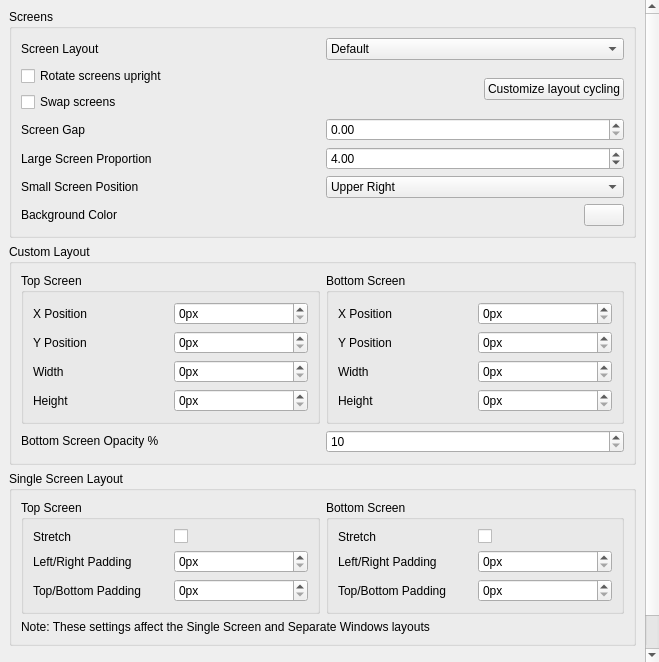
<?xml version="1.0" encoding="UTF-8"?>
<ui version="4.0">
 <class>ConfigureLayout</class>
 <widget class="QWidget" name="ConfigureLayout">
  <property name="geometry">
   <rect>
    <x>0</x>
    <y>0</y>
    <width>659</width>
    <height>662</height>
   </rect>
  </property>
  <property name="minimumSize">
   <size>
    <width>0</width>
    <height>0</height>
   </size>
  </property>
  <layout class="QHBoxLayout" name="horizontalLayout">
   <property name="spacing">
    <number>0</number>
   </property>
   <property name="leftMargin">
    <number>0</number>
   </property>
   <property name="topMargin">
    <number>0</number>
   </property>
   <property name="rightMargin">
    <number>0</number>
   </property>
   <property name="bottomMargin">
    <number>0</number>
   </property>
   <item>
    <widget class="QScrollArea" name="scrollArea">
     <property name="frameShape">
      <enum>QFrame::NoFrame</enum>
     </property>
     <property name="lineWidth">
      <number>1</number>
     </property>
     <property name="widgetResizable">
      <bool>true</bool>
     </property>
     <widget class="QWidget" name="scrollAreaWidgetContents">
      <property name="geometry">
       <rect>
        <x>0</x>
        <y>0</y>
        <width>646</width>
        <height>824</height>
       </rect>
      </property>
      <layout class="QVBoxLayout" name="verticalLayout">
       <item>
        <widget class="QGroupBox" name="layout_group">
         <property name="enabled">
          <bool>true</bool>
         </property>
         <property name="title">
          <string>Screens</string>
         </property>
         <layout class="QVBoxLayout" name="verticalLayout_3">
          <item>
           <widget class="QWidget" name="widget_layout" native="true">
            <layout class="QHBoxLayout" name="screen_layout_group">
             <property name="leftMargin">
              <number>0</number>
             </property>
             <property name="topMargin">
              <number>0</number>
             </property>
             <property name="rightMargin">
              <number>0</number>
             </property>
             <property name="bottomMargin">
              <number>0</number>
             </property>
             <item>
              <widget class="QLabel" name="layout_label">
               <property name="text">
                <string>Screen Layout</string>
               </property>
              </widget>
             </item>
             <item>
              <widget class="QComboBox" name="layout_combobox">
               <item>
                <property name="text">
                 <string>Default</string>
                </property>
               </item>
               <item>
                <property name="text">
                 <string>Single Screen</string>
                </property>
               </item>
               <item>
                <property name="text">
                 <string>Large Screen</string>
                </property>
               </item>
               <item>
                <property name="text">
                 <string>Side by Side</string>
                </property>
               </item>
               <item>
                <property name="text">
                 <string>Separate Windows</string>
                </property>
               </item>
               <item>
                <property name="text">
                 <string>Hybrid Screen</string>
                </property>
               </item>
               <item>
                <property name="text">
                 <string>Custom Layout</string>
                </property>
               </item>
              </widget>
             </item>
            </layout>
           </widget>
          </item>
          <item>
           <layout class="QHBoxLayout" name="horizontalLayout_7">
            <item>
             <layout class="QVBoxLayout" name="verticalLayout_2">
              <item>
               <widget class="QCheckBox" name="toggle_upright_screen">
                <property name="text">
                 <string>Rotate screens upright</string>
                </property>
               </widget>
              </item>
              <item>
               <widget class="QCheckBox" name="toggle_swap_screen">
                <property name="text">
                 <string>Swap screens</string>
                </property>
               </widget>
              </item>
             </layout>
            </item>
            <item>
             <widget class="QPushButton" name="customize_layouts_to_cycle">
              <property name="sizePolicy">
               <sizepolicy hsizetype="Fixed" vsizetype="Fixed">
                <horstretch>0</horstretch>
                <verstretch>0</verstretch>
               </sizepolicy>
              </property>
              <property name="text">
               <string>Customize layout cycling</string>
              </property>
             </widget>
            </item>
           </layout>
          </item>
          <item>
           <widget class="QWidget" name="widget" native="true">
            <layout class="QHBoxLayout" name="screen_gap_layout">
             <property name="leftMargin">
              <number>0</number>
             </property>
             <property name="topMargin">
              <number>0</number>
             </property>
             <property name="rightMargin">
              <number>0</number>
             </property>
             <property name="bottomMargin">
              <number>0</number>
             </property>
             <item>
              <widget class="QLabel" name="label_3">
               <property name="text">
                <string>Screen Gap</string>
               </property>
              </widget>
             </item>
             <item>
              <widget class="QDoubleSpinBox" name="screen_gap">
               <property name="minimum">
                <double>0.000000000000000</double>
               </property>
               <property name="maximum">
                <double>720.000000000000000</double>
               </property>
               <property name="value">
                <double>0.000000000000000</double>
               </property>
              </widget>
             </item>
            </layout>
           </widget>
          </item>
          <item>
           <widget class="QWidget" name="widget_2" native="true">
            <layout class="QHBoxLayout" name="proportion_layout">
             <property name="leftMargin">
              <number>0</number>
             </property>
             <property name="topMargin">
              <number>0</number>
             </property>
             <property name="rightMargin">
              <number>0</number>
             </property>
             <property name="bottomMargin">
              <number>0</number>
             </property>
             <item>
              <widget class="QLabel" name="label_4">
               <property name="text">
                <string>Large Screen Proportion</string>
               </property>
              </widget>
             </item>
             <item>
              <widget class="QDoubleSpinBox" name="large_screen_proportion">
               <property name="minimum">
                <double>1.000000000000000</double>
               </property>
               <property name="maximum">
                <double>16.000000000000000</double>
               </property>
               <property name="value">
                <double>4.000000000000000</double>
               </property>
              </widget>
             </item>
            </layout>
           </widget>
          </item>
          <item>
           <widget class="QWidget" name="small_pos_widget" native="true">
            <layout class="QHBoxLayout" name="small_pos_layout">
             <property name="leftMargin">
              <number>0</number>
             </property>
             <property name="topMargin">
              <number>0</number>
             </property>
             <property name="rightMargin">
              <number>0</number>
             </property>
             <property name="bottomMargin">
              <number>0</number>
             </property>
             <item>
              <widget class="QLabel" name="small_pos_label">
               <property name="text">
                <string>Small Screen Position</string>
               </property>
              </widget>
             </item>
             <item>
              <widget class="QComboBox" name="small_screen_position_combobox">
               <item>
                <property name="text">
                 <string>Upper Right</string>
                </property>
               </item>
               <item>
                <property name="text">
                 <string>Middle Right</string>
                </property>
               </item>
               <item>
                <property name="text">
                 <string>Bottom Right (default)</string>
                </property>
               </item>
               <item>
                <property name="text">
                 <string>Upper Left</string>
                </property>
               </item>
               <item>
                <property name="text">
                 <string>Middle Left</string>
                </property>
               </item>
               <item>
                <property name="text">
                 <string>Bottom Left</string>
                </property>
               </item>
               <item>
                <property name="text">
                 <string>Above large screen</string>
                </property>
               </item>
               <item>
                <property name="text">
                 <string>Below large screen</string>
                </property>
               </item>
              </widget>
             </item>
            </layout>
           </widget>
          </item>
          <item>
           <widget class="QWidget" name="bg_color_group" native="true">
            <layout class="QHBoxLayout" name="bg_color_group_2">
             <property name="leftMargin">
              <number>0</number>
             </property>
             <property name="topMargin">
              <number>0</number>
             </property>
             <property name="rightMargin">
              <number>0</number>
             </property>
             <property name="bottomMargin">
              <number>0</number>
             </property>
             <item>
              <widget class="QLabel" name="bg_label">
               <property name="text">
                <string>Background Color</string>
               </property>
              </widget>
             </item>
             <item>
              <widget class="QPushButton" name="bg_button">
               <property name="maximumSize">
                <size>
                 <width>40</width>
                 <height>16777215</height>
                </size>
               </property>
              </widget>
             </item>
            </layout>
           </widget>
          </item>
         </layout>
        </widget>
       </item>
       <item>
        <widget class="QGroupBox" name="custom_layout_group">
         <property name="minimumSize">
          <size>
           <width>0</width>
           <height>0</height>
          </size>
         </property>
         <property name="title">
          <string>Custom Layout</string>
         </property>
         <layout class="QVBoxLayout" name="verticalLayout_5">
          <item>
           <layout class="QHBoxLayout" name="horizontalLayout_4">
            <item>
             <widget class="QGroupBox" name="gb_top_screen">
              <property name="title">
               <string>Top Screen</string>
              </property>
              <layout class="QGridLayout" name="gridLayout_2">
               <item row="0" column="0">
                <widget class="QLabel" name="lb_top_x">
                 <property name="text">
                  <string>X Position</string>
                 </property>
                </widget>
               </item>
               <item row="0" column="1">
                <widget class="QSpinBox" name="custom_top_x">
                 <property name="buttonSymbols">
                  <enum>QAbstractSpinBox::UpDownArrows</enum>
                 </property>
                 <property name="suffix">
                  <string>px</string>
                 </property>
                 <property name="maximum">
                  <number>2147483647</number>
                 </property>
                </widget>
               </item>
               <item row="1" column="0">
                <widget class="QLabel" name="lb_top_y">
                 <property name="text">
                  <string>Y Position</string>
                 </property>
                </widget>
               </item>
               <item row="1" column="1">
                <widget class="QSpinBox" name="custom_top_y">
                 <property name="buttonSymbols">
                  <enum>QAbstractSpinBox::UpDownArrows</enum>
                 </property>
                 <property name="suffix">
                  <string>px</string>
                 </property>
                 <property name="maximum">
                  <number>2147483647</number>
                 </property>
                </widget>
               </item>
               <item row="2" column="0">
                <widget class="QLabel" name="lb_top_width">
                 <property name="text">
                  <string>Width</string>
                 </property>
                </widget>
               </item>
               <item row="2" column="1">
                <widget class="QSpinBox" name="custom_top_width">
                 <property name="buttonSymbols">
                  <enum>QAbstractSpinBox::UpDownArrows</enum>
                 </property>
                 <property name="suffix">
                  <string>px</string>
                 </property>
                 <property name="maximum">
                  <number>2147483647</number>
                 </property>
                </widget>
               </item>
               <item row="3" column="0">
                <widget class="QLabel" name="lb_top_height">
                 <property name="text">
                  <string>Height</string>
                 </property>
                </widget>
               </item>
               <item row="3" column="1">
                <widget class="QSpinBox" name="custom_top_height">
                 <property name="buttonSymbols">
                  <enum>QAbstractSpinBox::UpDownArrows</enum>
                 </property>
                 <property name="suffix">
                  <string>px</string>
                 </property>
                 <property name="maximum">
                  <number>2147483647</number>
                 </property>
                </widget>
               </item>
              </layout>
             </widget>
            </item>
            <item>
             <widget class="QGroupBox" name="gb_bottom_screen">
              <property name="minimumSize">
               <size>
                <width>0</width>
                <height>0</height>
               </size>
              </property>
              <property name="title">
               <string>Bottom Screen</string>
              </property>
              <property name="checkable">
               <bool>false</bool>
              </property>
              <property name="checked">
               <bool>false</bool>
              </property>
              <layout class="QGridLayout" name="gridLayout_1">
               <item row="0" column="0">
                <widget class="QLabel" name="lb_bottom_x">
                 <property name="text">
                  <string>X Position</string>
                 </property>
                </widget>
               </item>
               <item row="0" column="1">
                <widget class="QSpinBox" name="custom_bottom_x">
                 <property name="buttonSymbols">
                  <enum>QAbstractSpinBox::UpDownArrows</enum>
                 </property>
                 <property name="suffix">
                  <string>px</string>
                 </property>
                 <property name="maximum">
                  <number>2147483647</number>
                 </property>
                </widget>
               </item>
               <item row="1" column="0">
                <widget class="QLabel" name="lb_bottom_y">
                 <property name="text">
                  <string>Y Position</string>
                 </property>
                </widget>
               </item>
               <item row="1" column="1">
                <widget class="QSpinBox" name="custom_bottom_y">
                 <property name="buttonSymbols">
                  <enum>QAbstractSpinBox::UpDownArrows</enum>
                 </property>
                 <property name="suffix">
                  <string>px</string>
                 </property>
                 <property name="maximum">
                  <number>2147483647</number>
                 </property>
                </widget>
               </item>
               <item row="2" column="0">
                <widget class="QLabel" name="lb_bottom_width">
                 <property name="text">
                  <string>Width</string>
                 </property>
                </widget>
               </item>
               <item row="2" column="1">
                <widget class="QSpinBox" name="custom_bottom_width">
                 <property name="buttonSymbols">
                  <enum>QAbstractSpinBox::UpDownArrows</enum>
                 </property>
                 <property name="suffix">
                  <string>px</string>
                 </property>
                 <property name="maximum">
                  <number>2147483647</number>
                 </property>
                </widget>
               </item>
               <item row="3" column="0">
                <widget class="QLabel" name="lb_bottom_height">
                 <property name="text">
                  <string>Height</string>
                 </property>
                </widget>
               </item>
               <item row="3" column="1">
                <widget class="QSpinBox" name="custom_bottom_height">
                 <property name="buttonSymbols">
                  <enum>QAbstractSpinBox::UpDownArrows</enum>
                 </property>
                 <property name="suffix">
                  <string>px</string>
                 </property>
                 <property name="maximum">
                  <number>2147483647</number>
                 </property>
                </widget>
               </item>
              </layout>
             </widget>
            </item>
           </layout>
          </item>
          <item>
           <layout class="QHBoxLayout" name="horizontalLayout_3">
            <item>
             <widget class="QLabel" name="lb_opacity_second_layer">
              <property name="text">
               <string>&lt;html&gt;&lt;head/&gt;&lt;body&gt;&lt;p&gt;Bottom Screen Opacity %&lt;/p&gt;&lt;/body&gt;&lt;/html&gt;</string>
              </property>
             </widget>
            </item>
            <item>
             <widget class="QSpinBox" name="custom_second_layer_opacity">
              <property name="buttonSymbols">
               <enum>QAbstractSpinBox::UpDownArrows</enum>
              </property>
              <property name="minimum">
               <number>10</number>
              </property>
              <property name="maximum">
               <number>100</number>
              </property>
             </widget>
            </item>
           </layout>
          </item>
         </layout>
        </widget>
       </item>
       <item>
        <widget class="QGroupBox" name="single_screen_layout_config_group">
         <property name="minimumSize">
          <size>
           <width>0</width>
           <height>0</height>
          </size>
         </property>
         <property name="title">
          <string>Single Screen Layout</string>
         </property>
         <layout class="QVBoxLayout" name="verticalLayout_6">
          <item>
           <layout class="QHBoxLayout" name="horizontalLayout_5">
            <item>
             <widget class="QGroupBox" name="gb_top_screen_2">
              <property name="title">
               <string>Top Screen</string>
              </property>
              <layout class="QGridLayout" name="gridLayout_3">
               <item row="0" column="0">
                <widget class="QLabel" name="lb_top_stretch">
                 <property name="text">
                  <string>Stretch</string>
                 </property>
                </widget>
               </item>
               <item row="1" column="1">
                <widget class="QSpinBox" name="screen_top_leftright_padding">
                 <property name="buttonSymbols">
                  <enum>QAbstractSpinBox::UpDownArrows</enum>
                 </property>
                 <property name="suffix">
                  <string>px</string>
                 </property>
                 <property name="maximum">
                  <number>2147483647</number>
                 </property>
                </widget>
               </item>
               <item row="1" column="0">
                <widget class="QLabel" name="lb_top_leftright_padding">
                 <property name="text">
                  <string>Left/Right Padding</string>
                 </property>
                </widget>
               </item>
               <item row="2" column="0">
                <widget class="QLabel" name="lb_top_topbottom_padding">
                 <property name="text">
                  <string>Top/Bottom Padding</string>
                 </property>
                </widget>
               </item>
               <item row="2" column="1">
                <widget class="QSpinBox" name="screen_top_topbottom_padding">
                 <property name="buttonSymbols">
                  <enum>QAbstractSpinBox::UpDownArrows</enum>
                 </property>
                 <property name="suffix">
                  <string>px</string>
                 </property>
                 <property name="maximum">
                  <number>2147483647</number>
                 </property>
                </widget>
               </item>
               <item row="0" column="1">
                <widget class="QCheckBox" name="screen_top_stretch">
                 <property name="text">
                  <string notr="true"/>
                 </property>
                </widget>
               </item>
              </layout>
             </widget>
            </item>
            <item>
             <widget class="QGroupBox" name="gb_bottom_screen_2">
              <property name="minimumSize">
               <size>
                <width>0</width>
                <height>0</height>
               </size>
              </property>
              <property name="title">
               <string>Bottom Screen</string>
              </property>
              <layout class="QGridLayout" name="gridLayout">
               <item row="1" column="0">
                <widget class="QLabel" name="lb_bottom_leftright_padding">
                 <property name="text">
                  <string>Left/Right Padding</string>
                 </property>
                </widget>
               </item>
               <item row="2" column="0">
                <widget class="QLabel" name="lb_bottom_topbottom_padding">
                 <property name="text">
                  <string>Top/Bottom Padding</string>
                 </property>
                </widget>
               </item>
               <item row="1" column="1">
                <widget class="QSpinBox" name="screen_bottom_leftright_padding">
                 <property name="buttonSymbols">
                  <enum>QAbstractSpinBox::UpDownArrows</enum>
                 </property>
                 <property name="suffix">
                  <string>px</string>
                 </property>
                 <property name="maximum">
                  <number>2147483647</number>
                 </property>
                </widget>
               </item>
               <item row="2" column="1">
                <widget class="QSpinBox" name="screen_bottom_topbottom_padding">
                 <property name="buttonSymbols">
                  <enum>QAbstractSpinBox::UpDownArrows</enum>
                 </property>
                 <property name="suffix">
                  <string>px</string>
                 </property>
                 <property name="maximum">
                  <number>2147483647</number>
                 </property>
                </widget>
               </item>
               <item row="0" column="0">
                <widget class="QLabel" name="lb_bottom_stretch">
                 <property name="text">
                  <string>Stretch</string>
                 </property>
                </widget>
               </item>
               <item row="0" column="1">
                <widget class="QCheckBox" name="screen_bottom_stretch">
                 <property name="text">
                  <string notr="true"/>
                 </property>
                </widget>
               </item>
              </layout>
             </widget>
            </item>
           </layout>
          </item>
          <item>
           <layout class="QHBoxLayout" name="horizontalLayout_2">
            <item>
             <widget class="QLabel" name="label">
              <property name="text">
               <string>Note: These settings affect the Single Screen and Separate Windows layouts</string>
              </property>
              <property name="wordWrap">
               <bool>true</bool>
              </property>
             </widget>
            </item>
           </layout>
          </item>
         </layout>
        </widget>
       </item>
       <item>
        <spacer name="verticalSpacer">
         <property name="sizeHint" stdset="0">
          <size>
           <width>20</width>
           <height>43</height>
          </size>
         </property>
        </spacer>
       </item>
      </layout>
     </widget>
    </widget>
   </item>
  </layout>
 </widget>
 <resources/>
 <connections/>
</ui>
